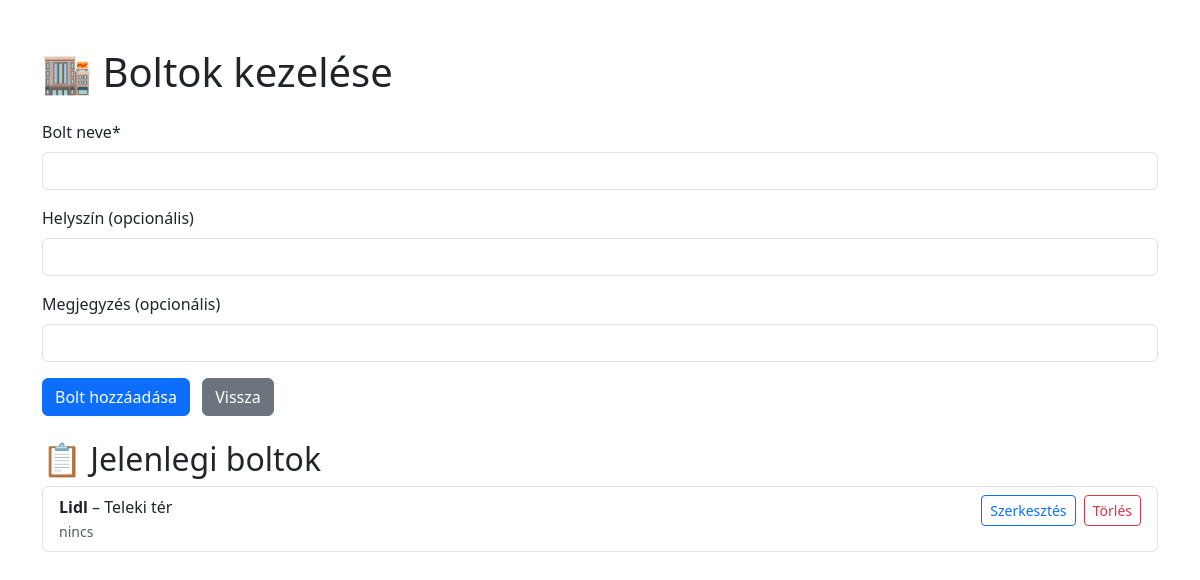
The page /shops on the database its author committed.
### tables this page shows
CREATE TABLE shops (
        id INTEGER PRIMARY KEY AUTOINCREMENT,
        name TEXT NOT NULL
    , location TEXT DEFAULT '', note TEXT DEFAULT '');

### app.py (the view, shortened to what this page needs)
@app.route('/shops', methods=['GET', 'POST'])
def shops():
    conn = sqlite3.connect(DB)
    c = conn.cursor()
    c.execute('SELECT * FROM shops ORDER BY name')
    shops = c.fetchall()
    conn.close()
    return render_template('shops.html', shops=shops)

### app.py (called while the page is built)
@app.context_processor
def inject_now():
    return {'now': datetime.now}

### templates/shops.html (shortened to what this page needs)
<!doctype html>
<html lang="hu">
<head>
  <link href="https://cdn.jsdelivr.net/npm/bootstrap@5.3.0/dist/css/bootstrap.min.css" rel="stylesheet">
</head>
<body class="container py-5">
  <h1 class="mb-4">🏬 Boltok kezelése</h1>
  <form method="POST" class="mb-4">
    <div class="mb-3">
      <label class="form-label">Bolt neve*</label>
      <input type="text" name="name" class="form-control" required>
    </div>
    <div class="mb-3">
      <label class="form-label">Helyszín (opcionális)</label>
      <input type="text" name="location" class="form-control">
    </div>
    <div class="mb-3">
      <label class="form-label">Megjegyzés (opcionális)</label>
      <input type="text" name="note" class="form-control">
    </div>
    <button type="submit" class="btn btn-primary">Bolt hozzáadása</button>
    <a href="/" class="btn btn-secondary ms-2">Vissza</a>
  </form>
  <h2>📋 Jelenlegi boltok</h2>
    <ul class="list-group">
    {% for shop in shops %}
      <li class="list-group-item d-flex justify-content-between align-items-start">
        <div>
          <strong>{{ shop[1] }}</strong>
          {% if shop[2] %} – {{ shop[2] }}{% endif %}
          {% if shop[3] %}<br><small class="text-muted">{{ shop[3] }}</small>{% endif %}
        </div>
        <div>
          <a href="{{ url_for('edit_shop', shop_id=shop[0]) }}" class="btn btn-sm btn-outline-primary">Szerkesztés</a>
          <form action="{{ url_for('delete_shop', shop_id=shop[0]) }}" method="POST" style="display:inline;" onsubmit="return confirm('Biztosan törlöd ezt a boltot?');">
            <button type="submit" class="btn btn-sm btn-outline-danger ms-1">Törlés</button>
          </form>
        </div>
      </li>
    {% endfor %}
  </ul>
</body>
</html>

### rows shown on the page
shops: name "Lidl", location "Teleki tér", note "nincs"
